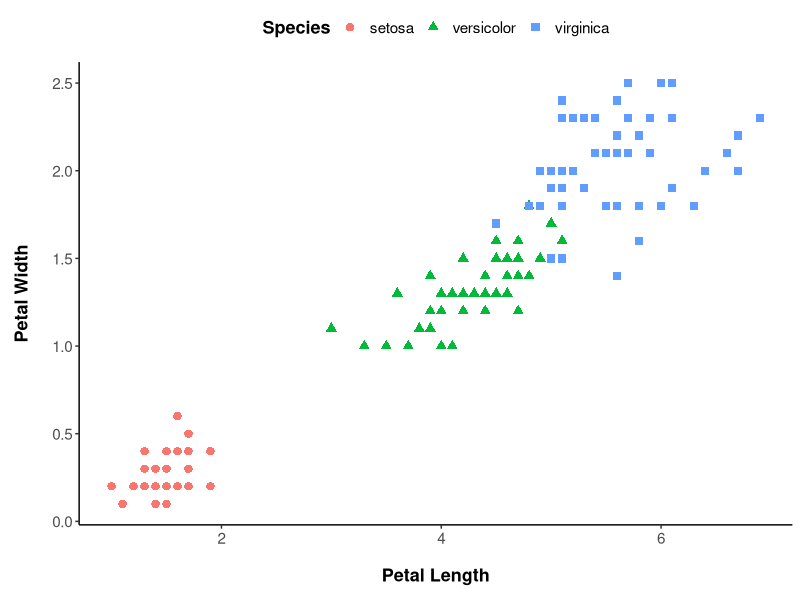

This figure's R source:
library(tidyverse)

iris %>%
  ggplot(aes(x = Petal.Length, y = Petal.Width, shape = Species, color = Species)) +
  geom_point(size = 2.5) + # enlarges the points on the graph
  labs(x = 'Petal Length',
       y = 'Petal Width') +
  theme_classic() + # theme with no grid lines
  theme(
    axis.title.y = element_text(face = 'bold', color = 'black', # creates bold labels and space around the margins of the labels
                                margin = margin(t = 0, r = 15, b = 0, l = 5),size=13), 
    axis.title.x = element_text(face = 'bold', color = 'black',
                                margin = margin(t = 15, r = 0, b = 5, l = 0),size=13),
    axis.text.x = element_text(size = 11),  # enlarges the font size of the x and y axis values
    axis.text.y = element_text(size = 11),
    legend.position = 'top',                # places the legend on top with a bold title and larger text
    legend.text = element_text(size = 11),
    legend.title = element_text(face = "bold", size=13))
